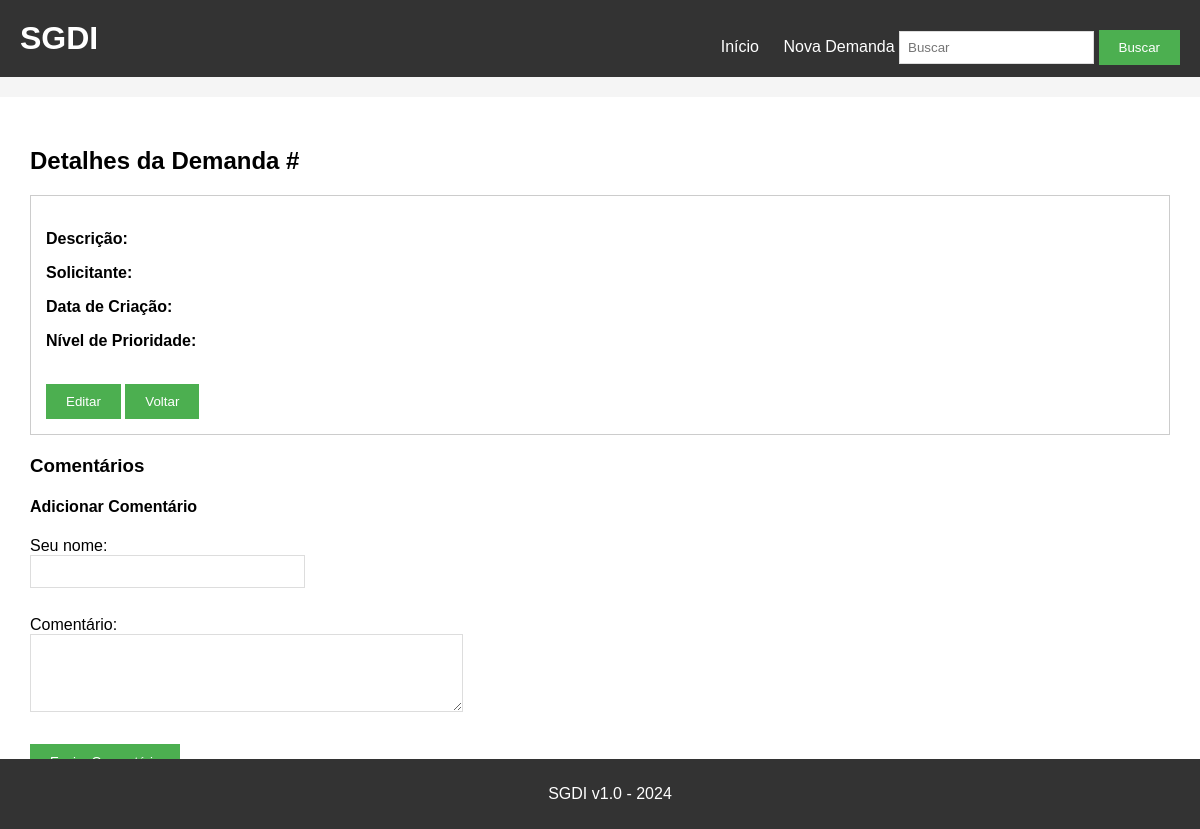
/detalhes/6, run on an earlier commit of the app's database.
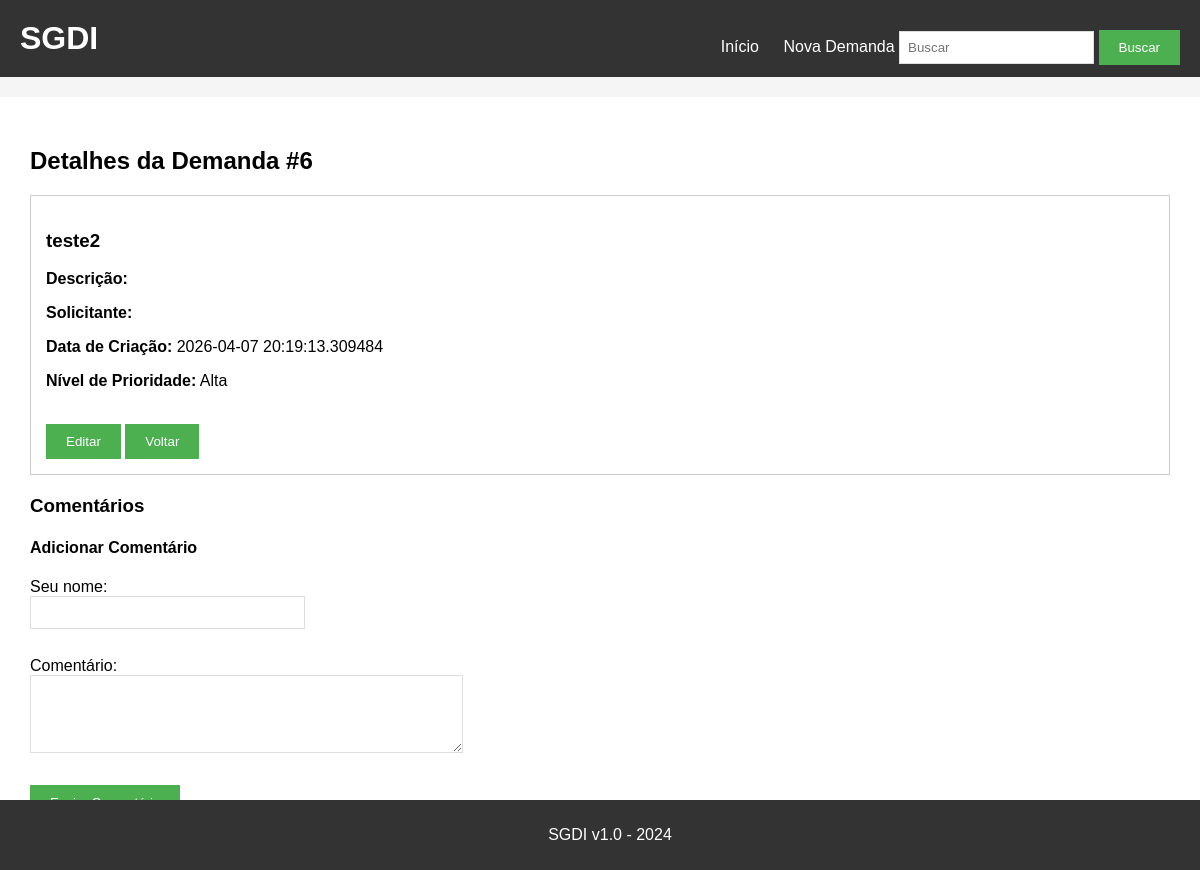
And on a later commit of the database.
### tables this page shows
CREATE TABLE demandas (
    id INTEGER PRIMARY KEY AUTOINCREMENT,
    titulo TEXT,
    descricao TEXT,
    solicitante TEXT,
    data_criacao TEXT,
    nivel_prioridade TEXT
);

### app.py (the view)
@app.route('/detalhes/<int:id>')
def detalhes(id):
    conn = get_db()
    cursor = conn.cursor()
    demanda = cursor.execute(
        'SELECT * FROM demandas WHERE id=?', (id,)
    ).fetchone()
    comentarios = cursor.execute(
        'SELECT * FROM comentarios WHERE demanda_id=?',
        (id,)
    ).fetchall()
    conn.close()
    return render_template('detalhes.html', demanda=demanda, comentarios=comentarios)

### app.py (called while the page is built)
def get_db():
    conn = sqlite3.connect('demandas.db')
    conn.row_factory = sqlite3.Row
    return conn

### templates/detalhes.html (shortened to what this page needs)
{% extends "base.html" %}
{% block content %}
<h2>Detalhes da Demanda #{{ demanda[0] }}</h2>
<div style="border:1px solid #ccc; padding:15px; margin-bottom:20px;">
    <h3>{{ demanda[1] }}</h3>
    <p><strong>Descrição:</strong></p>
    <p><strong>Solicitante:</strong> {{ demanda[3] }}</p>
    <p><strong>Data de Criação:</strong> {{ demanda[4] }}</p>
    <p><strong>Nível de Prioridade:</strong> {{ demanda[5] }}</p>
    <br>
    <a href="/editar/{{ demanda[0] }}"><button>Editar</button></a>
    <a href="/"><button>Voltar</button></a>
</div>
<h3>Comentários</h3>
<h4>Adicionar Comentário</h4>
<form method="POST" action="/adicionar_comentario/{{ demanda[0] }}">
    <div>
        <label>Seu nome:</label><br>
        <input type="text" name="autor" size="30">
    </div>
    <br>
    <div>
        <label>Comentário:</label><br>
        <textarea name="comentario" rows="4" cols="50"></textarea>
    </div>
    <br>
    <button type="submit">Enviar Comentário</button>
</form>
{% endblock %}

### templates/base.html (shortened to what this page needs)
<!DOCTYPE html>
<html>
<head>
    <link rel="stylesheet" href="{{ url_for('static', filename='style.css') }}">
</head>
<body>
    <div class="header">
        <h1>SGDI</h1>
        <div class="menu">
            <a href="/">Início</a>
            <a href="/nova_demanda">Nova Demanda</a>
            <form action="/buscar" method="GET" style="display:inline;">
                <input type="text" name="q" placeholder="Buscar">
                <button type="submit">Buscar</button>
            </form>
        </div>
    </div>
    <div class="container">
        {% block content %}{% endblock %}
    </div>
    <div class="footer">
        <p>SGDI v1.0 - 2024</p>
    </div>
</body>
</html>

### static/style.css (style rules this page uses)
body { font-family: Arial, sans-serif; background-color: #f5f5f5; padding: 0; margin: 0; }
.header { background-color: #333; color: white; padding: 20px; }
.header h1 { margin: 0; display: inline-block; }
.menu { float: right; margin-top: 10px; }
.menu a { color: white; text-decoration: none; margin-left: 20px; }
.container { max-width: 1200px; margin: 20px auto; background: white; padding: 30px; }
.footer { background-color: #333; color: white; text-align: center; padding: 10px; position: fixed; bottom: 0; width: 100%; }
button { background-color: #4CAF50; color: white; padding: 10px 20px; border: none; cursor: pointer; }
form div { margin-bottom: 10px; }
input[type="text"], textarea { padding: 8px; border: 1px solid #ddd; }
textarea { resize: vertical; }

### templates/base.html (style rules this page uses)
body { margin: 0; }

What changed in the data, as far as the page shows it:
added demandas: id "6", titulo "teste2", data_criacao "2026-04-07 20:19:13.309484", nivel_prioridade "Alta"
